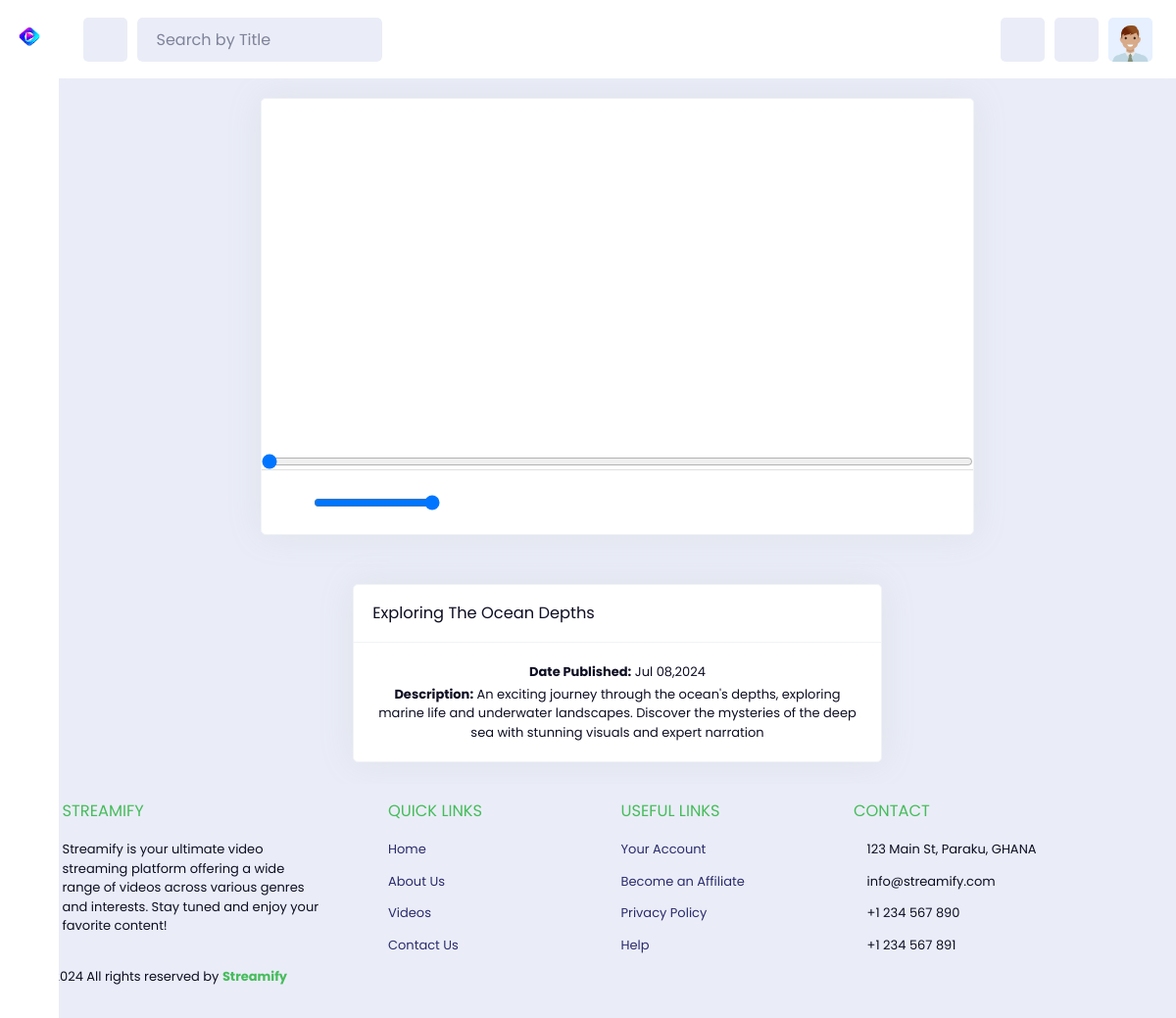
/videos/1/ (signed in), run on the app's committed database.
### videos/models.py (models this page shows, shortened)
class Video(models.Model):
    title = models.CharField(_("Title"), max_length=255)
    description = models.TextField(_("Description"))
    video_file = models.FileField(_("Video File"), upload_to="videos/")
    created_by = models.ForeignKey(
        "accounts.account",
        related_name="owner",
        on_delete=models.SET_NULL,
        blank=True,
        null=True,
    )
    thumbnail = models.ImageField(
        _("Thumbnail"), upload_to="thumbnails/", null=True, blank=True
    )
    uploaded_at = models.DateTimeField(_("Uploaded At"), auto_now_add=True)
    date_posted = models.DateTimeField(db_default=Now())
    def get_thumbnail(self):
        if self.thumbnail:
            return self.thumbnail.url
        else:
            return (
                settings.STATIC_URL
                + f"images/thumbnails/default_thumbnail-{random.randint(1, 5)}.jpg"
            )

### videos/views.py (the view)
class VideoDetailView(ActiveUserRequiredMixin, FilterView):
    filterset_class = VideoFilter
    model = Video
    template_name = "videos/video-details.html"
    context_object_name = "videos"
    ordering = ["-date_posted"]
    paginate_by = 3
    def get_single_object(self):
        return get_object_or_404(Video, pk=self.kwargs["pk"])
    def get_queryset(self):
        queryset = super().get_queryset()
        single_video = self.get_single_object()
        return queryset.exclude(pk=single_video.pk)
    def get_context_data(self, **kwargs):
        context = super().get_context_data(**kwargs)
        context["title_root"] = "Video Details"
        context["video"] = self.get_single_object()
        return context

### accounts/mixins.py (called while the page is built)
    def dispatch(self, request, *args, **kwargs):
        if not request.user.is_authenticated or not request.user.is_active:
            logout(request)
            messages.error(request, "Please log in to access this page.")
            return redirect("auth:login")
        return super().dispatch(request, *args, **kwargs)

### accounts/models.py (called while the page is built)
    def full_name(self):
        return f"{self.first_name} {self.last_name}"

### videos/templatetags/custom_filters.py (called while the page is built)
@register.filter
def gender_to_avatar(gender):
    value = 13 if gender == "Male" else 16
    return value

### videos/templates/videos/video-details.html (shortened to what this page needs)
{% extends "base.html" %} {% load static %}  {% block content %}
<div class="content">
  <div class="mt-0 row justify-content-center align-items-center">
    <div class="col-12 col-md-8 col-lg-8 text-center">
      <div class="card">
        <video
          class="card-img-top"
          style="max-height: 461.8px"
          id="videoPlayer"
        >
          <source src="{{ video.video_file.url }}" type="video/mp4" />
        </video>
        <input type="range" id="seeker" value="0" max="100" />
        <div class="card-footer justify-content-between d-flex flex-wrap">
          <div
            class="d-flex justify-content-start align-items-center me-3 mb-3 mb-md-0"
          >
            <i
              class="fa fa-volume-up fa-2x text-warning"
              title="Mute"
              id="volumeBtn"
            ></i>
            <input
              type="range"
              id="volumeSlider"
              min="0"
              max="1"
              step="0.1"
              value="1"
              class="ms-3"
            />
          </div>
          <i
            class="fa fa-step-backward text-primary fa-2x me-3 mb-2 mb-md-0"
            title="Previous video in the playlist"
            id="prevBtn"
          ></i>
          <i
            class="fa fa-play fa-2x me-3 mb-2 mb-md-0 text-info"
            id="playPauseBtn"
            title="Play"
          ></i>
          <i
            class="fa fa-step-forward fa-2x me-3 mb-2 mb-md-0 text-primary"
            title="Next video in the playlist"
            id="nextBtn"
          ></i>
          <i
            class="fa fa-arrows-alt fa-2x me-3 mb-2 mb-md-0 text-primary"
            title="Toggle the video in fullscreen"
            id="fullScreenBtn"
          ></i>
          <i
            class="fa fa-refresh fa-2x me-3 mb-2 mb-md-0 text-primary"
            title="Restart"
            id="restartBtn"
          ></i>
          <i
            class="fa fa-share fa-2x me-3 mb-2 mb-md-0 text-warning me-10"
            title="Share"
            id="share"
          ></i>
        </div>
      </div>
    </div>
  </div>
  <div class="my-30 row justify-content-center align-items-center">
    <div class="col-12 col-md-8 col-lg-6 text-center">
      <div class="card">
        <div
          class="card-header"
          id="headingOne"
          data-bs-toggle="collapse"
          data-bs-target="#collapseOne"
          aria-expanded="true"
          aria-controls="collapseOne"
        >
          <h5 class="mb-0">{{ video.title.title }}</h5>
          <i class="fa fa-chevron-down"></i>
        </div>
        <div
          id="collapseOne"
          class="collapse show"
          aria-labelledby="headingOne"
          data-bs-parent="#accordionExample"
        >
          <div class="card-body">
            <p class="mb-1">
              <strong >Date Published:</strong> {{ video.date_posted | date:"M d,Y" }}
            </p>
            <p class="mb-0">
              <strong>Description:</strong> {{ video.description }}
            </p>
          </div>
        </div>
      </div>
    </div>
  </div>
  {% include 'videos/includes/videos.html' %}
</div>
{% endblock %}

### videos/templates/videos/video-details.html (style rules this page uses)
i { cursor: pointer; font-size: 24px; transition: color 0.3s; }

### data on the page
Video: title "Exploring The Ocean Depths", date_posted "Jul 08,2024", description "An exciting journey through the ocean's depths, exploring marine life and underwater landscapes. Discover the mysteries of the deep sea with stunning visuals and expert narration"
